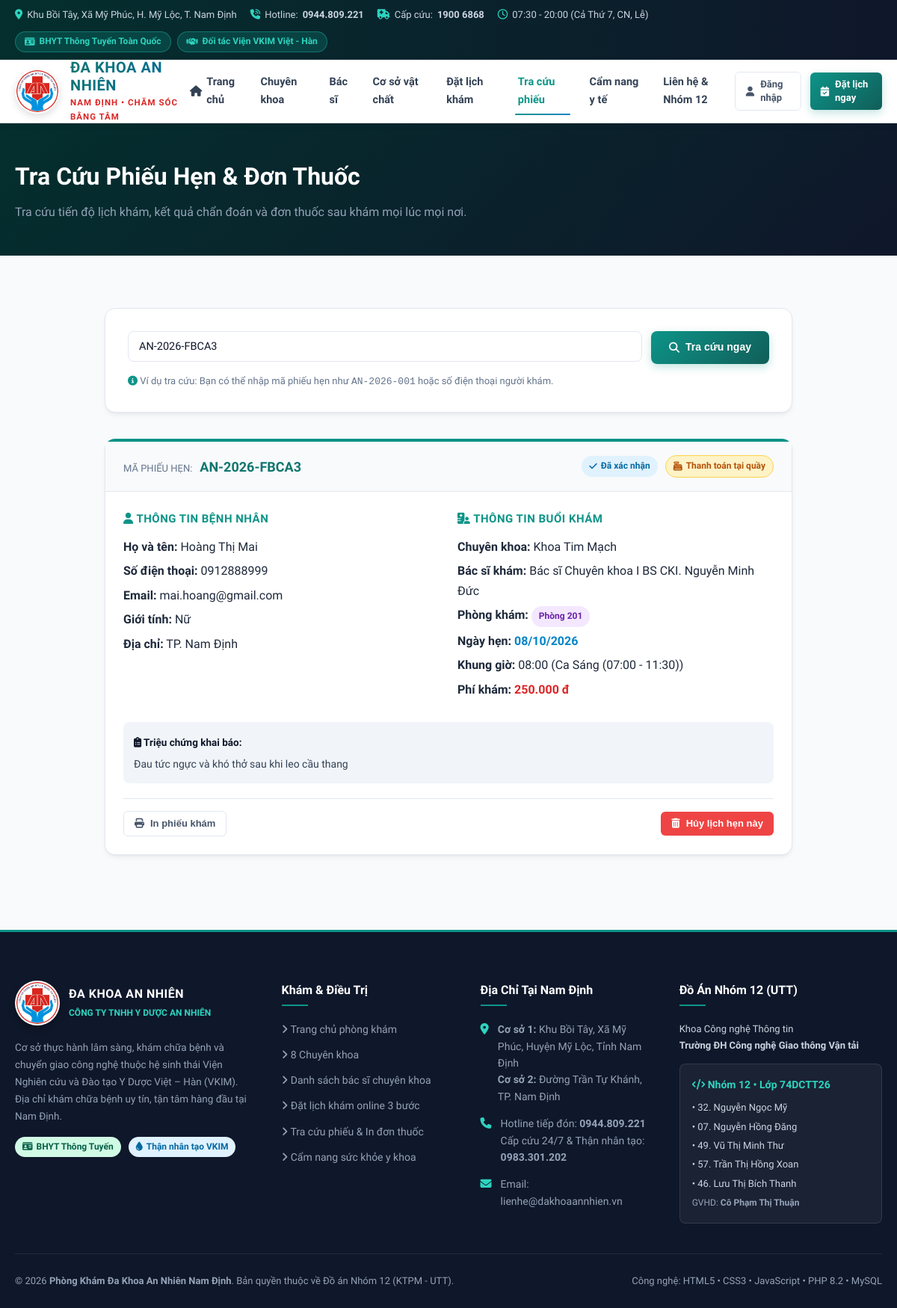
The app's page /tra-cuu.php?code=AN-2026-FBCA3, older data.
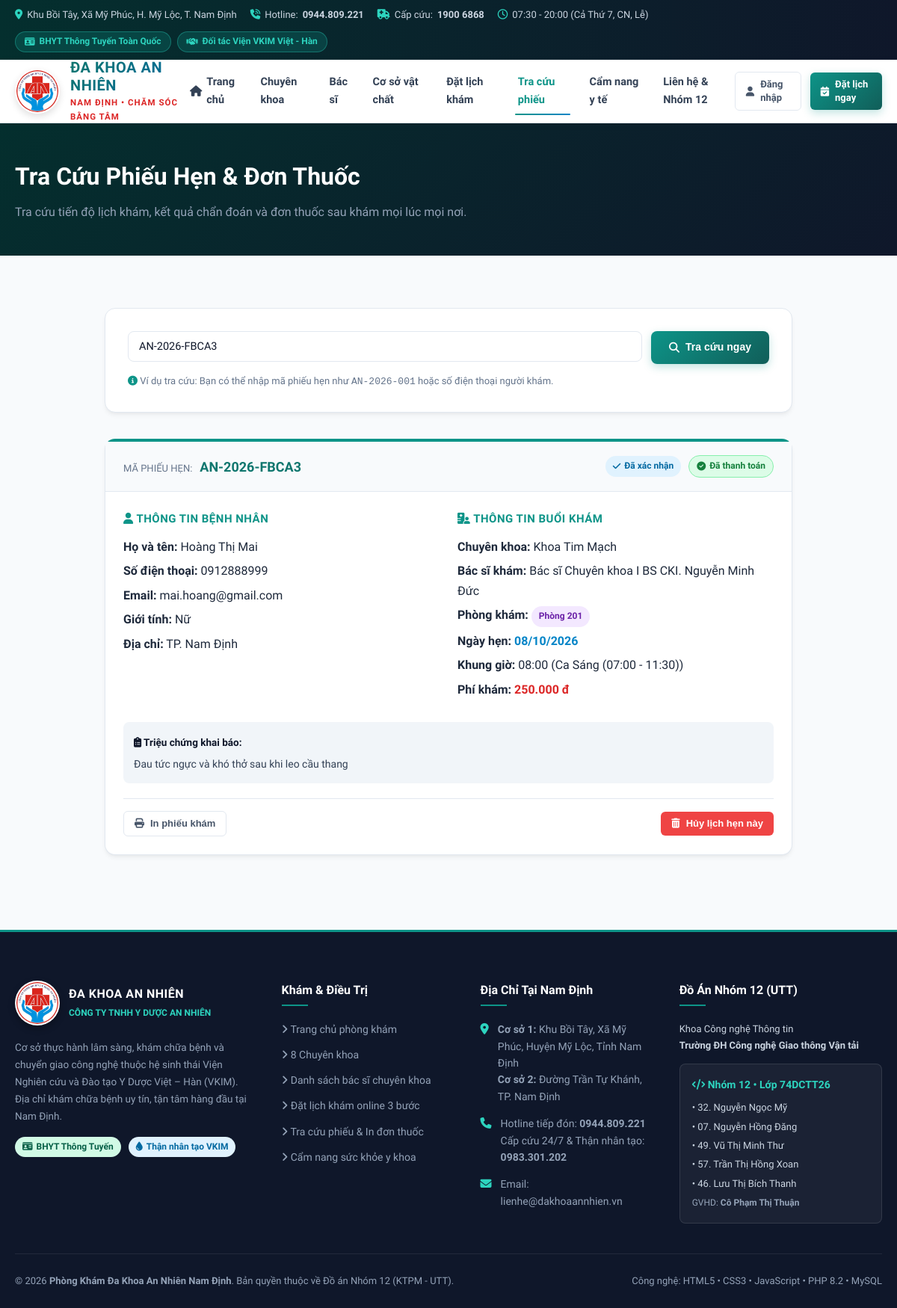
The same page, newer data.
### tables this page shows
CREATE TABLE `appointments` (
  `id` bigint NOT NULL AUTO_INCREMENT,
  `appointment_code` varchar(30) NOT NULL,
  `patient_id` bigint DEFAULT NULL,
  `patient_name` varchar(100) NOT NULL,
  `patient_phone` varchar(15) NOT NULL,
  `patient_email` varchar(100) NOT NULL,
  `patient_dob` date DEFAULT NULL,
  `patient_gender` varchar(10) DEFAULT 'Nam',
  `patient_address` varchar(255) DEFAULT NULL,
  `doctor_id` bigint NOT NULL,
  `schedule_id` bigint NOT NULL,
  `appointment_date` date NOT NULL,
  `appointment_time` time NOT NULL,
  `symptom_description` text NOT NULL,
  `status` varchar(20) DEFAULT 'PENDING',
  `payment_status` varchar(20) DEFAULT 'UNPAID',
  `payment_method` varchar(50) DEFAULT 'AT_CLINIC',
  `amount` decimal(10,2) DEFAULT '200000.00',
  `created_at` timestamp NULL DEFAULT CURRENT_TIMESTAMP,
  `doctor_reminder` text COMMENT 'Lời nhắc nhở trước/trong khám của bác sĩ',
  PRIMARY KEY (`id`),
  UNIQUE KEY `appointment_code` (`appointment_code`),
  KEY `fk_appointment_patient` (`patient_id`),
  KEY `fk_appointment_doctor` (`doctor_id`),
  KEY `fk_appointment_schedule` (`schedule_id`),
  CONSTRAINT `fk_appointment_doctor` FOREIGN KEY (`doctor_id`) REFERENCES `doctors` (`id`) ON DELETE CASCADE,
  CONSTRAINT `fk_appointment_patient` FOREIGN KEY (`patient_id`) REFERENCES `users` (`id`) ON DELETE SET NULL,
  CONSTRAINT `fk_appointment_schedule` FOREIGN KEY (`schedule_id`) REFERENCES `doctor_schedules` (`id`) ON DELETE CASCADE
);

CREATE TABLE `specialties` (
  `id` int NOT NULL AUTO_INCREMENT,
  `name` varchar(100) NOT NULL,
  `description` text,
  `image_url` varchar(255) DEFAULT NULL,
  `icon` varchar(50) DEFAULT NULL,
  PRIMARY KEY (`id`),
  UNIQUE KEY `name` (`name`)
);

CREATE TABLE `doctors` (
  `id` bigint NOT NULL AUTO_INCREMENT,
  `user_id` bigint NOT NULL,
  `specialty_id` int NOT NULL,
  `full_name` varchar(100) NOT NULL,
  `degree` varchar(50) DEFAULT NULL,
  `experience_years` int DEFAULT '1',
  `consultation_fee` decimal(10,2) DEFAULT '200000.00',
  `bio` text,
  `avatar` varchar(255) DEFAULT NULL,
  `clinic_room` varchar(50) DEFAULT 'Phòng 101',
  PRIMARY KEY (`id`),
  UNIQUE KEY `user_id` (`user_id`),
  KEY `fk_doctor_specialty` (`specialty_id`),
  CONSTRAINT `fk_doctor_specialty` FOREIGN KEY (`specialty_id`) REFERENCES `specialties` (`id`) ON DELETE CASCADE,
  CONSTRAINT `fk_doctor_user` FOREIGN KEY (`user_id`) REFERENCES `users` (`id`) ON DELETE CASCADE
);

CREATE TABLE `doctor_schedules` (
  `id` bigint NOT NULL AUTO_INCREMENT,
  `doctor_id` bigint NOT NULL,
  `work_date` date NOT NULL,
  `start_time` time NOT NULL,
  `end_time` time NOT NULL,
  `session_name` varchar(50) NOT NULL DEFAULT 'Ca Sáng',
  `max_patients` int DEFAULT '15',
  `current_booked` int DEFAULT '0',
  `status` varchar(20) DEFAULT 'AVAILABLE',
  PRIMARY KEY (`id`),
  KEY `fk_schedule_doctor` (`doctor_id`),
  CONSTRAINT `fk_schedule_doctor` FOREIGN KEY (`doctor_id`) REFERENCES `doctors` (`id`) ON DELETE CASCADE
);

### tra-cuu.php (the view, shortened to what the changed rows need)
<?php
require_once __DIR__ . '/includes/header.php';
$code = sanitizeInput($_GET['code'] ?? '');
$phone = sanitizeInput($_GET['phone'] ?? '');
$search_query = $code ?: $phone;
$appointments = [];
$searched = false;
if ($search_query) {
    $searched = true;
    $sql = "SELECT a.*, d.full_name as doctor_name, d.degree as doctor_degree, d.consultation_fee,
                   d.clinic_room, s.name as specialty_name, ds.session_name
            FROM appointments a
            JOIN doctors d ON a.doctor_id = d.id
            JOIN specialties s ON d.specialty_id = s.id
            LEFT JOIN doctor_schedules ds ON a.schedule_id = ds.id
            WHERE a.appointment_code = ? OR a.patient_phone = ?
            ORDER BY a.created_at DESC";
    $stmt = $pdo->prepare($sql);
    $stmt->execute([$search_query, $search_query]);
    $appointments = $stmt->fetchAll();
}
?>
<div style="background:linear-gradient(135deg, #042F2E 0%, #0F172A 100%);color:#FFF;padding:45px 0;">
    <div class="container">
        <h1 style="font-size:32px;font-weight:800;margin-bottom:8px;">Tra Cứu Phiếu Hẹn & Đơn Thuốc</h1>
    </div>
</div>
<section class="section">
    <div class="container" style="max-width:960px;">
        <?php if ($searched): ?>
            <?php if (empty($appointments)): ?>
                <div class="card" style="text-align:center;padding:50px 20px;">
                    <i class="fa-regular fa-folder-open fa-3x" style="color:#CBD5E1;margin-bottom:12px;"></i>
                    <h3 style="font-size:18px;color:#0F172A;margin-bottom:6px;">Không tìm thấy lịch hẹn phù hợp</h3>
                    <p style="color:#64748B;font-size:14px;">Vui lòng kiểm tra lại chính xác Mã phiếu hẹn hoặc Số điện thoại bạn đã đăng ký.</p>
                </div>
            <?php else: ?>
                <?php foreach ($appointments as $app): ?>
                    <div class="card" style="margin-bottom:30px;border-top:4px solid var(--primary);">
                        <div class="card-header" style="background:#F8FAFC;">
                            <div>
                                <span style="font-size:13px;color:#64748B;">MÃ PHIẾU HẸN:</span>
                                <strong style="font-size:18px;color:var(--primary-dark);margin-left:6px;"><?= htmlspecialchars($app['appointment_code']) ?></strong>
                            </div>
                            <div style="display:flex;gap:10px;align-items:center;">
                                <?= getStatusBadge($app['status']) ?>
                                <?= getPaymentBadge($app['payment_status']) ?>
                            </div>
                        </div>
                        <div class="card-body">
                            <div style="display:grid;grid-template-columns:1fr 1fr;gap:24px;margin-bottom:24px;">
                                <div>
                                    <h4 style="font-size:15px;color:var(--primary);margin-bottom:12px;text-transform:uppercase;letter-spacing:0.5px;">
                                        <i class="fa-solid fa-user"></i> Thông tin bệnh nhân
                                    </h4>
                                    <p style="margin-bottom:6px;"><strong>Họ và tên:</strong> <?= htmlspecialchars($app['patient_name']) ?></p>
                                    <p style="margin-bottom:6px;"><strong>Số điện thoại:</strong> <?= htmlspecialchars($app['patient_phone']) ?></p>
                                    <p style="margin-bottom:6px;"><strong>Email:</strong> <?= htmlspecialchars($app['patient_email'] ?: 'Chưa cập nhật') ?></p>
                                    <p style="margin-bottom:6px;"><strong>Giới tính:</strong> <?= htmlspecialchars($app['patient_gender']) ?></p>
                                    <p style="margin-bottom:6px;"><strong>Địa chỉ:</strong> <?= htmlspecialchars($app['patient_address'] ?: 'Nam Định') ?></p>
                                </div>
                                <div>
                                    <h4 style="font-size:15px;color:var(--primary);margin-bottom:12px;text-transform:uppercase;letter-spacing:0.5px;">
                                        <i class="fa-solid fa-hospital-user"></i> Thông tin buổi khám
                                    </h4>
                                    <p style="margin-bottom:6px;"><strong>Chuyên khoa:</strong> <?= htmlspecialchars($app['specialty_name']) ?></p>
                                    <p style="margin-bottom:6px;"><strong>Bác sĩ khám:</strong> <?= htmlspecialchars($app['doctor_degree']) ?> <?= htmlspecialchars($app['doctor_name']) ?></p>
                                    <p style="margin-bottom:6px;"><strong>Phòng khám:</strong> <span class="badge badge-purple"><?= htmlspecialchars($app['clinic_room']) ?></span></p>
                                    <p style="margin-bottom:6px;"><strong>Ngày hẹn:</strong> <span style="color:#0284C7;font-weight:700;"><?= formatDate($app['appointment_date']) ?></span></p>
                                    <p style="margin-bottom:6px;"><strong>Khung giờ:</strong> <?= formatTime($app['appointment_time']) ?> (<?= htmlspecialchars($app['session_name'] ?? 'Ca trong ngày') ?>)</p>
                                    <p style="margin-bottom:6px;"><strong>Phí khám:</strong> <strong style="color:#DC2626;"><?= formatMoney($app['amount']) ?></strong></p>
                                </div>
                            </div>
                            <div style="background:#F1F5F9;padding:14px;border-radius:8px;margin-bottom:20px;">
                                <strong style="font-size:13.5px;color:#0F172A;"><i class="fa-solid fa-clipboard-list"></i> Triệu chứng khai báo:</strong>
                                <p style="font-size:14px;color:#334155;margin-top:4px;"><?= nl2br(htmlspecialchars($app['symptom_description'])) ?></p>
                            </div>
                            <div style="display:flex;justify-content:space-between;align-items:center;border-top:1px solid #E2E8F0;padding-top:16px;flex-wrap:wrap;gap:12px;">
                                <div style="display:flex;gap:10px;">
                                    <button type="button" onclick="window.print()" class="btn btn-sm btn-outline">
                                        <i class="fa-solid fa-print"></i> In phiếu khám
                                    </button>
                                </div>
                                <div>
                                    <?php if (in_array($app['status'], ['PENDING', 'CONFIRMED'])): ?>
                                        <form method="POST" action="<?= BASE_URL ?>/tra-cuu.php" onsubmit="return confirm('Bạn có chắc chắn muốn hủy phiếu hẹn này không? Hành động này không thể hoàn tác.');" style="display:inline;">
                                            <button type="submit" class="btn btn-sm btn-danger">
                                                <i class="fa-solid fa-trash-can"></i> Hủy lịch hẹn này
                                            </button>
                                        </form>
                                    <?php endif; ?>
                                </div>
                            </div>
                        </div>
                    </div>
                <?php endforeach; ?>
            <?php endif; ?>
        <?php endif; ?>
    </div>
</section>
<?php require_once __DIR__ . '/includes/footer.php'; ?>

### includes/functions.php (shortened to what the changed rows need)
<?php
function formatMoney($amount) {
    return number_format((float)$amount, 0, ',', '.') . ' đ';
}
function formatDate($dateStr) {
    $d = new DateTime($dateStr);
    return $d->format('d/m/Y');
}
function formatTime($timeStr) {
    return substr($timeStr, 0, 5);
}
function getStatusBadge($status) {
    switch ($status) {
        case 'CONFIRMED':
            return '<span class="badge badge-info"><i class="fa-solid fa-check"></i> Đã xác nhận</span>';
    }
}
function getPaymentBadge($status) {
    switch ($status) {
        case 'PAID':
            return '<span class="badge badge-success" style="background:#DCFCE7;color:#15803D;border:1px solid #86EFAC;"><i class="fa-solid fa-circle-check"></i> Đã thanh toán</span>';
        case 'UNPAID':
        case 'AT_CLINIC':
            return '<span class="badge badge-warning" style="background:#FEF3C7;color:#B45309;border:1px solid #FCD34D;"><i class="fa-solid fa-cash-register"></i> Thanh toán tại quầy</span>';
    }
}
function sanitizeInput($data) {
    return htmlspecialchars(trim($data), ENT_QUOTES, 'UTF-8');
}

Row changes from the older to the newer data that the page shows:
changed appointments "Hoàng Thị Mai": payment_status "Thanh toán tại quầy" → "Đã thanh toán"
